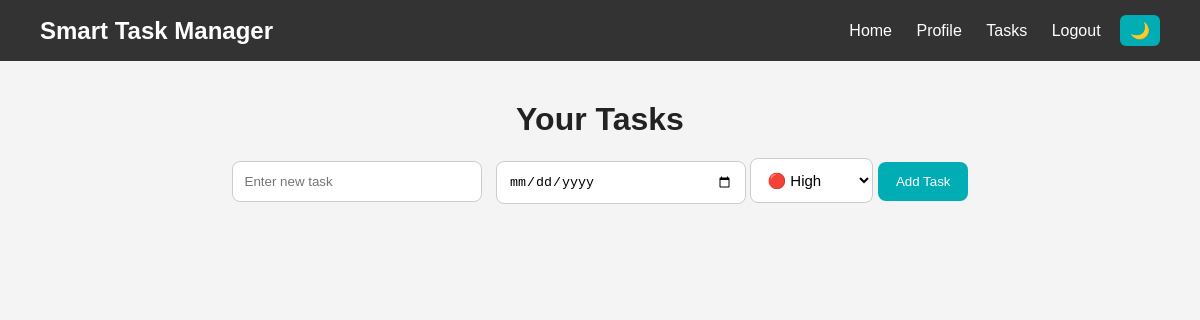
The page /tasks (signed in) on the database as committed earlier.
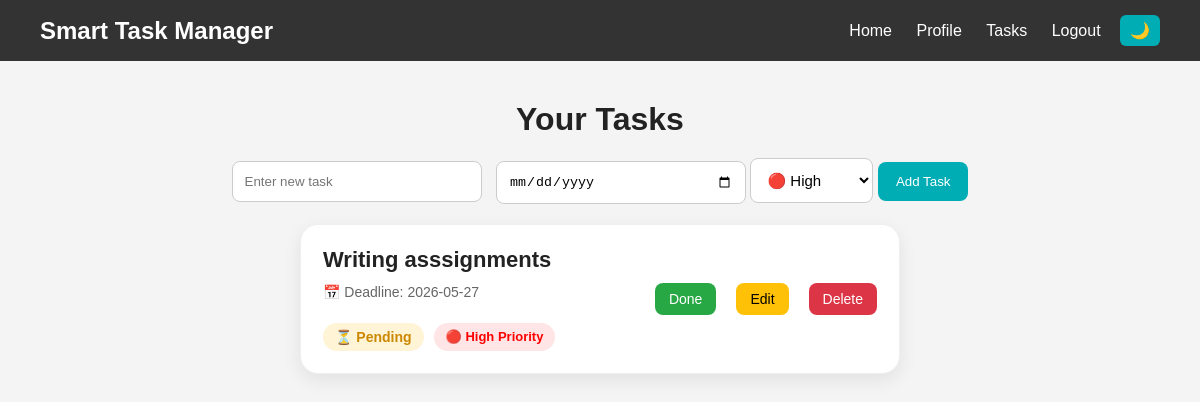
The same page on the database as committed later.
### tables this page shows
CREATE TABLE tasks (
        id INTEGER PRIMARY KEY AUTOINCREMENT,
        username TEXT,
        task TEXT,
        status TEXT DEFAULT 'pending',
        deadline TEXT,
        priority TEXT DEFAULT 'Medium'
    );

### app.py (the view, shortened to what this page needs)
@app.route('/tasks', methods=['GET', 'POST'])
def tasks():
    if 'user' not in session:
        return redirect('/login')
    conn = sqlite3.connect("data.db")
    c = conn.cursor()
    c.execute("SELECT * FROM tasks WHERE username=?",
              (session['user'],))
    data = c.fetchall()
    conn.close()
    today = datetime.now().date()
    updated_tasks = []
    for task in data:
        try:
            deadline_date = datetime.strptime(task[4], "%Y-%m-%d").date()
        except:
            deadline_date = None
        updated_tasks.append(
        (
            task[0],#id
            task[1],#username
            task[2],#task
            task[3],#status
            deadline_date,
            task[5] #priority
        )
    )
    return render_template('tasks.html', tasks=updated_tasks,today=today)

### templates/tasks.html (shortened to what this page needs)
    {% extends "base.html" %}
    {% block content %}
    <div class="tasks-page">
        <h1>Your Tasks</h1>
        <form method="POST" action="/tasks" class="task-form">
            <input type="text" name="task" placeholder="Enter new task" required>
            <input type="date" name="deadline" required>
            <select name="priority" required>
                <option value="High">🔴 High</option>
            </select>
            <button type="submit">Add Task</button>
        </form>
        <ul class="task-list">
            {% for task in tasks %}
            <li class="task-item">
                <div class="task-left">
                    <h3>{{ task[2] }}</h3>
                    <small>
                        📅 Deadline: {{ task[4] }}
                    </small>
                    <br>
                    <div class="task-badges">
                    {% if task[3] == 'completed' %}
                    <span class="completed-badge">
                        ✅ Completed
                    </span>
                    {% elif task[4] < today %} <span class="overdue-badge">
                        ❌ Overdue
                        </span>
                        {% else %}
                        <span class="pending-badge">
                            ⏳ Pending
                        </span>
                        {% endif %}
                        {% if task[5]|lower == 'high' %}
                        <span class="high-priority">
                            🔴 High Priority
                        </span>
                        {% elif task[5]|lower == 'medium' %}
                        <span class="medium-priority">
                            🟡 Medium Priority
                        </span>
                        {% else %}
                        <span class="low-priority">
                            🟢 Low Priority
                        </span>
                        {% endif %}
                        </div>
                </div>
                <div class="task-actions">
                    {% if task[3] == 'pending' %}
                    <a href="/complete/{{ task[0] }}" class="done-btn">
                        Done
                    </a>
                    {% endif %}
                    <a href="/edit/{{ task[0] }}" class="edit-btn">
                        Edit
                    </a>
                    <a href="/delete/{{ task[0] }}" class="delete-btn">
                        Delete
                    </a>
                </div>
            </li>
            {% endfor %}
        </ul>
    </div>
    {% endblock %}

Rows that differ between the two databases and show on the page:
now on this page (row edited): tasks: task "Writing asssignments", deadline "2026-05-27", status "⏳ Pending", priority "🔴 High Priority"
